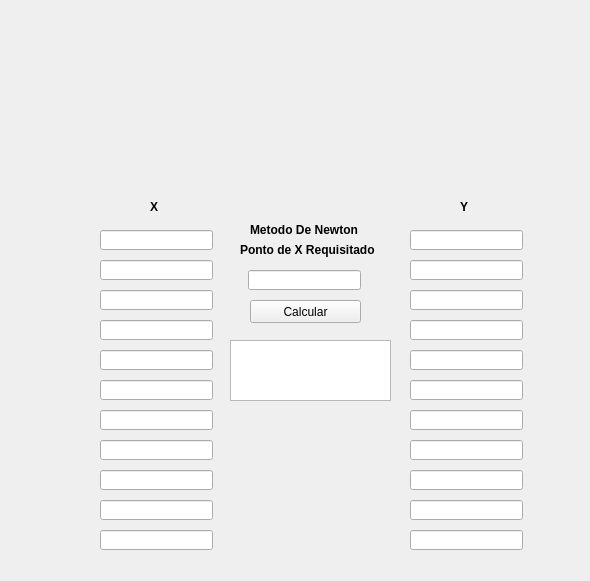
<?xml version="1.0" encoding="UTF-8"?>
<ui version="4.0">
 <class>MainWindow</class>
 <widget class="QMainWindow" name="MainWindow">
  <property name="geometry">
   <rect>
    <x>0</x>
    <y>0</y>
    <width>590</width>
    <height>581</height>
   </rect>
  </property>
  <property name="windowTitle">
   <string>MainWindow</string>
  </property>
  <widget class="QWidget" name="centralwidget">
   <widget class="QWidget" name="widget" native="true">
    <property name="geometry">
     <rect>
      <x>10</x>
      <y>10</y>
      <width>551</width>
      <height>551</height>
     </rect>
    </property>
    <widget class="QPushButton" name="calbut">
     <property name="geometry">
      <rect>
       <x>240</x>
       <y>290</y>
       <width>111</width>
       <height>23</height>
      </rect>
     </property>
     <property name="text">
      <string>Calcular</string>
     </property>
    </widget>
    <widget class="QLineEdit" name="edit_x">
     <property name="geometry">
      <rect>
       <x>90</x>
       <y>220</y>
       <width>113</width>
       <height>20</height>
      </rect>
     </property>
     <property name="alignment">
      <set>Qt::AlignCenter</set>
     </property>
    </widget>
    <widget class="QLineEdit" name="edit_y">
     <property name="geometry">
      <rect>
       <x>400</x>
       <y>220</y>
       <width>113</width>
       <height>20</height>
      </rect>
     </property>
     <property name="alignment">
      <set>Qt::AlignCenter</set>
     </property>
    </widget>
    <widget class="QLabel" name="label">
     <property name="geometry">
      <rect>
       <x>140</x>
       <y>190</y>
       <width>47</width>
       <height>13</height>
      </rect>
     </property>
     <property name="font">
      <font>
       <pointsize>9</pointsize>
       <weight>75</weight>
       <bold>true</bold>
      </font>
     </property>
     <property name="text">
      <string>X</string>
     </property>
    </widget>
    <widget class="QLabel" name="label_2">
     <property name="geometry">
      <rect>
       <x>450</x>
       <y>190</y>
       <width>47</width>
       <height>13</height>
      </rect>
     </property>
     <property name="font">
      <font>
       <pointsize>9</pointsize>
       <weight>75</weight>
       <bold>true</bold>
      </font>
     </property>
     <property name="text">
      <string>Y</string>
     </property>
    </widget>
    <widget class="QTextBrowser" name="resposta_edit">
     <property name="geometry">
      <rect>
       <x>220</x>
       <y>330</y>
       <width>161</width>
       <height>61</height>
      </rect>
     </property>
    </widget>
    <widget class="QLineEdit" name="edit_x_2">
     <property name="geometry">
      <rect>
       <x>90</x>
       <y>250</y>
       <width>113</width>
       <height>20</height>
      </rect>
     </property>
     <property name="alignment">
      <set>Qt::AlignCenter</set>
     </property>
    </widget>
    <widget class="QLineEdit" name="edit_x_3">
     <property name="geometry">
      <rect>
       <x>90</x>
       <y>280</y>
       <width>113</width>
       <height>20</height>
      </rect>
     </property>
     <property name="alignment">
      <set>Qt::AlignCenter</set>
     </property>
    </widget>
    <widget class="QLineEdit" name="edit_x_4">
     <property name="geometry">
      <rect>
       <x>90</x>
       <y>310</y>
       <width>113</width>
       <height>20</height>
      </rect>
     </property>
     <property name="alignment">
      <set>Qt::AlignCenter</set>
     </property>
    </widget>
    <widget class="QLineEdit" name="edit_x_5">
     <property name="geometry">
      <rect>
       <x>90</x>
       <y>340</y>
       <width>113</width>
       <height>20</height>
      </rect>
     </property>
     <property name="alignment">
      <set>Qt::AlignCenter</set>
     </property>
    </widget>
    <widget class="QLineEdit" name="edit_x_6">
     <property name="geometry">
      <rect>
       <x>90</x>
       <y>370</y>
       <width>113</width>
       <height>20</height>
      </rect>
     </property>
     <property name="alignment">
      <set>Qt::AlignCenter</set>
     </property>
    </widget>
    <widget class="QLineEdit" name="edit_x_7">
     <property name="geometry">
      <rect>
       <x>90</x>
       <y>400</y>
       <width>113</width>
       <height>20</height>
      </rect>
     </property>
     <property name="alignment">
      <set>Qt::AlignCenter</set>
     </property>
    </widget>
    <widget class="QLineEdit" name="edit_x_8">
     <property name="geometry">
      <rect>
       <x>90</x>
       <y>430</y>
       <width>113</width>
       <height>20</height>
      </rect>
     </property>
     <property name="alignment">
      <set>Qt::AlignCenter</set>
     </property>
    </widget>
    <widget class="QLineEdit" name="edit_x_9">
     <property name="geometry">
      <rect>
       <x>90</x>
       <y>460</y>
       <width>113</width>
       <height>20</height>
      </rect>
     </property>
     <property name="alignment">
      <set>Qt::AlignCenter</set>
     </property>
    </widget>
    <widget class="QLineEdit" name="edit_x_10">
     <property name="geometry">
      <rect>
       <x>90</x>
       <y>490</y>
       <width>113</width>
       <height>20</height>
      </rect>
     </property>
     <property name="alignment">
      <set>Qt::AlignCenter</set>
     </property>
    </widget>
    <widget class="QLineEdit" name="edit_x_11">
     <property name="geometry">
      <rect>
       <x>90</x>
       <y>520</y>
       <width>113</width>
       <height>20</height>
      </rect>
     </property>
     <property name="alignment">
      <set>Qt::AlignCenter</set>
     </property>
    </widget>
    <widget class="QLineEdit" name="edit_y_2">
     <property name="geometry">
      <rect>
       <x>400</x>
       <y>250</y>
       <width>113</width>
       <height>20</height>
      </rect>
     </property>
     <property name="alignment">
      <set>Qt::AlignCenter</set>
     </property>
    </widget>
    <widget class="QLineEdit" name="edit_y_3">
     <property name="geometry">
      <rect>
       <x>400</x>
       <y>280</y>
       <width>113</width>
       <height>20</height>
      </rect>
     </property>
     <property name="alignment">
      <set>Qt::AlignCenter</set>
     </property>
    </widget>
    <widget class="QLineEdit" name="edit_y_4">
     <property name="geometry">
      <rect>
       <x>400</x>
       <y>310</y>
       <width>113</width>
       <height>20</height>
      </rect>
     </property>
     <property name="alignment">
      <set>Qt::AlignCenter</set>
     </property>
    </widget>
    <widget class="QLineEdit" name="edit_y_5">
     <property name="geometry">
      <rect>
       <x>400</x>
       <y>340</y>
       <width>113</width>
       <height>20</height>
      </rect>
     </property>
     <property name="alignment">
      <set>Qt::AlignCenter</set>
     </property>
    </widget>
    <widget class="QLineEdit" name="edit_y_6">
     <property name="geometry">
      <rect>
       <x>400</x>
       <y>370</y>
       <width>113</width>
       <height>20</height>
      </rect>
     </property>
     <property name="alignment">
      <set>Qt::AlignCenter</set>
     </property>
    </widget>
    <widget class="QLineEdit" name="edit_y_7">
     <property name="geometry">
      <rect>
       <x>400</x>
       <y>400</y>
       <width>113</width>
       <height>20</height>
      </rect>
     </property>
     <property name="alignment">
      <set>Qt::AlignCenter</set>
     </property>
    </widget>
    <widget class="QLineEdit" name="edit_y_8">
     <property name="geometry">
      <rect>
       <x>400</x>
       <y>430</y>
       <width>113</width>
       <height>20</height>
      </rect>
     </property>
     <property name="alignment">
      <set>Qt::AlignCenter</set>
     </property>
    </widget>
    <widget class="QLineEdit" name="edit_y_9">
     <property name="geometry">
      <rect>
       <x>400</x>
       <y>460</y>
       <width>113</width>
       <height>20</height>
      </rect>
     </property>
     <property name="alignment">
      <set>Qt::AlignCenter</set>
     </property>
    </widget>
    <widget class="QLineEdit" name="edit_y_10">
     <property name="geometry">
      <rect>
       <x>400</x>
       <y>490</y>
       <width>113</width>
       <height>20</height>
      </rect>
     </property>
     <property name="alignment">
      <set>Qt::AlignCenter</set>
     </property>
    </widget>
    <widget class="QLineEdit" name="edit_y_11">
     <property name="geometry">
      <rect>
       <x>400</x>
       <y>520</y>
       <width>113</width>
       <height>20</height>
      </rect>
     </property>
     <property name="alignment">
      <set>Qt::AlignCenter</set>
     </property>
    </widget>
    <widget class="QLabel" name="label_3">
     <property name="geometry">
      <rect>
       <x>240</x>
       <y>210</y>
       <width>121</width>
       <height>20</height>
      </rect>
     </property>
     <property name="font">
      <font>
       <pointsize>9</pointsize>
       <weight>75</weight>
       <bold>true</bold>
      </font>
     </property>
     <property name="text">
      <string>Metodo De Newton</string>
     </property>
    </widget>
    <widget class="QLineEdit" name="x_estipulado">
     <property name="geometry">
      <rect>
       <x>238</x>
       <y>260</y>
       <width>113</width>
       <height>20</height>
      </rect>
     </property>
     <property name="alignment">
      <set>Qt::AlignCenter</set>
     </property>
    </widget>
    <widget class="QLabel" name="label_4">
     <property name="geometry">
      <rect>
       <x>230</x>
       <y>230</y>
       <width>151</width>
       <height>20</height>
      </rect>
     </property>
     <property name="font">
      <font>
       <pointsize>9</pointsize>
       <weight>75</weight>
       <bold>true</bold>
      </font>
     </property>
     <property name="text">
      <string>Ponto de X Requisitado</string>
     </property>
    </widget>
    <widget class="QLabel" name="label_5">
     <property name="geometry">
      <rect>
       <x>190</x>
       <y>20</y>
       <width>231</width>
       <height>181</height>
      </rect>
     </property>
     <property name="text">
      <string/>
     </property>
     <property name="pixmap">
      <pixmap>images.png</pixmap>
     </property>
    </widget>
   </widget>
  </widget>
 </widget>
 <resources/>
 <connections/>
</ui>
